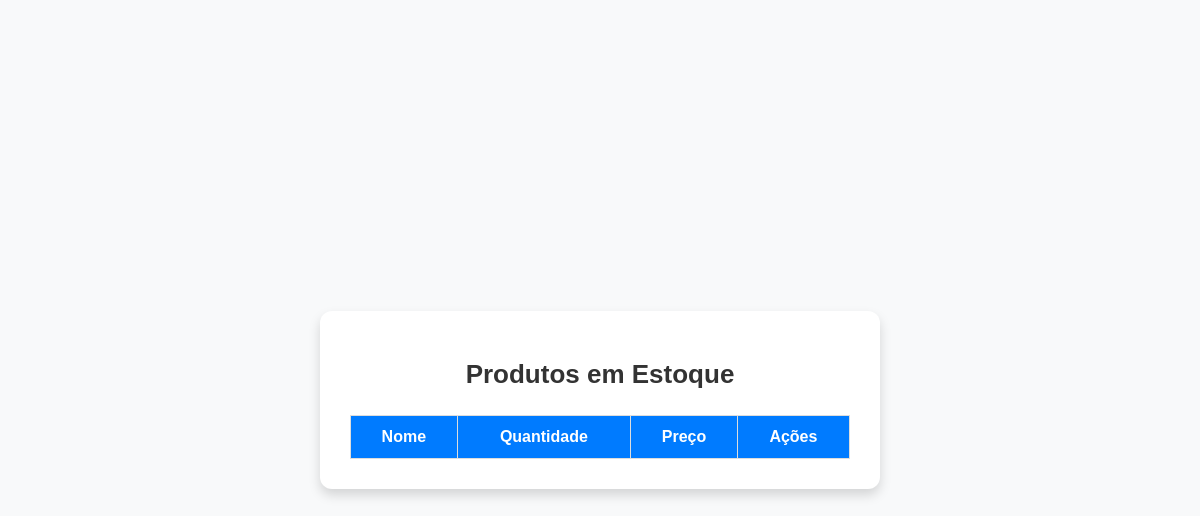
/estoque/listar/, run on an earlier commit of the app's database.
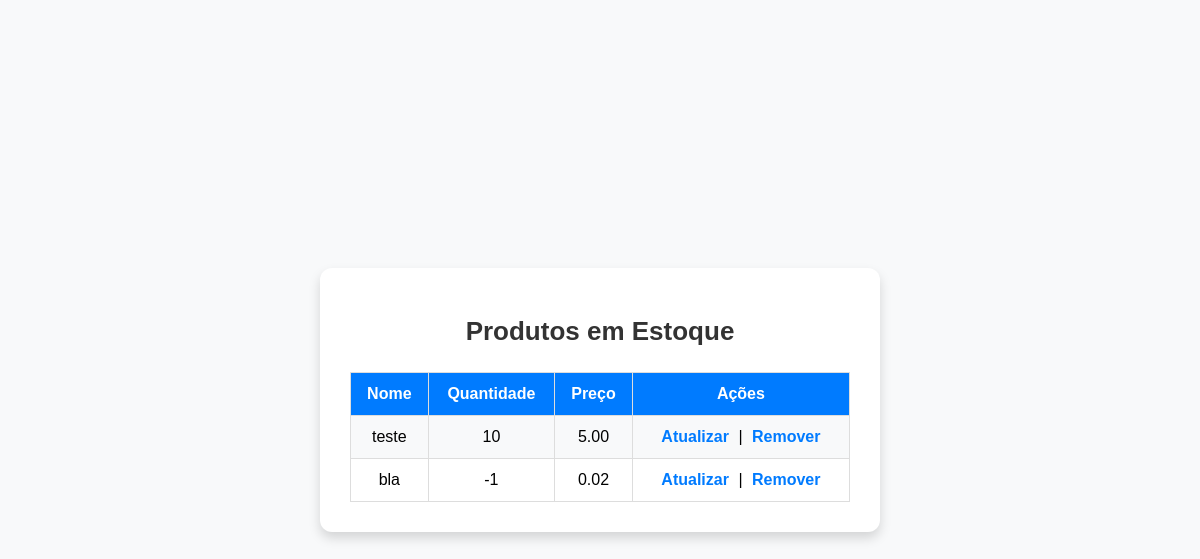
And on a later commit of the database.
### estoque/models.py (models this page shows, shortened)
class Produto(models.Model):
    nome = models.CharField(max_length=100)
    quantidade = models.IntegerField()
    preco = models.DecimalField(max_digits=10, decimal_places=2)

### estoque/views.py (the view)
# urls.py: path("listar/", views.listar_produtos, name="listar_produtos"),
def listar_produtos(request):
    produtos = Produto.objects.all()
    return render(request, "estoque/listar_produtos.html", {"produtos": produtos})

### estoque/templates/estoque/listar_produtos.html (shortened to what this page needs)
<div class="container">
    <h1>Produtos em Estoque</h1>
    <table>
        <tr>
            <th>Nome</th>
            <th>Quantidade</th>
            <th>Preço</th>
            <th>Ações</th>
        </tr>
        {% for produto in produtos %}
        <tr>
            <td>{{ produto.nome }}</td>
            <td>{{ produto.quantidade }}</td>
            <td>{{ produto.preco }}</td>
            <td class="action-links">
                <a href="{% url 'atualizar_produto' produto.id %}">Atualizar</a> |
                <a href="{% url 'remover_produto' produto.id %}">Remover</a>
            </td>
        </tr>
        {% endfor %}
    </table>
</div>

What changed in the data, as far as the page shows it:
added Produto: nome "teste", quantidade "10", preco "5.00"
added Produto: nome "bla", quantidade "-1", preco "0.02"
